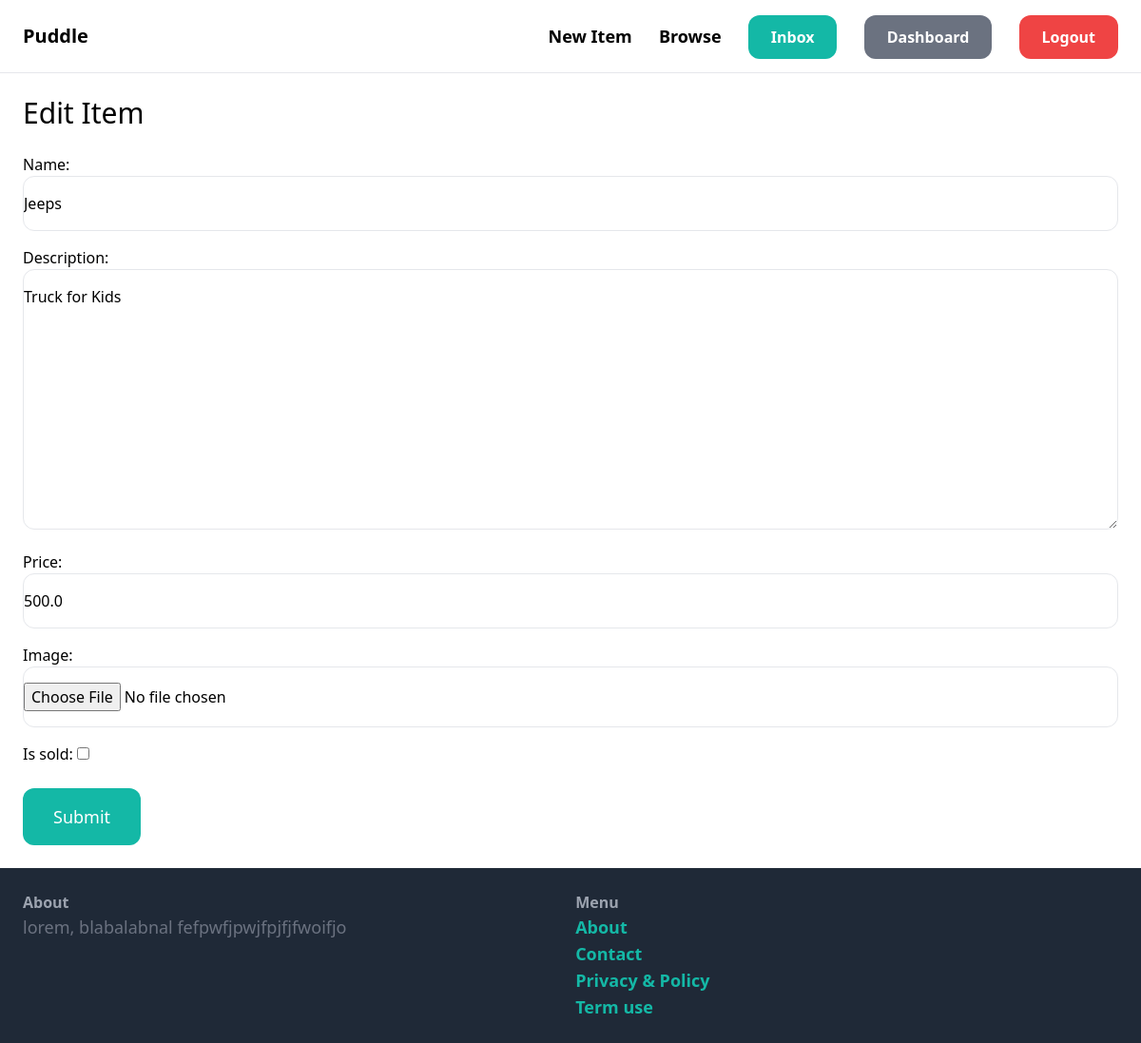
Screenshot of /items/11/edit/ (signed in) with the database file from the repository.
### item/models.py (models this page shows, shortened)
class Item(models.Model):
    category = models.ForeignKey(Category, related_name='items', on_delete=models.CASCADE)
    name = models.CharField(max_length=255)
    description = models.TextField(null=True, blank=True)
    price = models.FloatField()
    image = models.ImageField(upload_to='item_images', blank=True, null=True)
    is_sold = models.BooleanField(default=False)
    created_by = models.ForeignKey(User, related_name='items', on_delete=models.CASCADE)
    created_at = models.DateTimeField(auto_now_add=True)

### item/views.py (the view)
# urls.py: path('<int:pk>/edit/', views.edit, name='edit'),
@login_required
def edit(request, pk):
    item = get_object_or_404(Item, pk=pk, created_by=request.user)
    if request.method == "POST":
        form = EditItemForm(request.POST, request.FILES, instance=item)
        if form.is_valid():
            form.save()
            return redirect('item:detail', pk=item.id)
    else:
        form = EditItemForm(instance=item)
    return render(request,'item/form.html', {'form':form, 'title':'Edit Item'})

### item/forms.py
class EditItemForm(forms.ModelForm):
    class Meta:
        model = Item
        fields = ('name','description', 'price', 'image', 'is_sold')
        widgets = {
            'name':forms.TextInput(attrs={
                'class':INPUT_CLASS
            }),
            'description':forms.Textarea(attrs={
                'class':INPUT_CLASS
            }),
            'price':forms.TextInput(attrs={
                'class':INPUT_CLASS
            }),
            'image':forms.FileInput(attrs={
                'class':INPUT_CLASS
            })
        }

### item/templates/item/form.html (shortened to what this page needs)
{% extends "core/base.html" %}
{% block content %}
    <h1 class="mb-6 text-3xl">{{ title }}</h1>
    <form action="." method="POST" enctype="multipart/form-data">
        <div class="space-y-4">
            {{ form.as_p }}
        </div>
            <button type="submit" class="py-4 px-8 mt-6 text-lg bg-teal-500 hove:bg-teal-700 rounded-xl text-white" >Submit</button>
      </form>
{% endblock content %}

### rows the page displays
Item: name "Jeeps", description "Truck for Kids", price "500.0"

### other values shown
{{ title }} "Edit Item"
